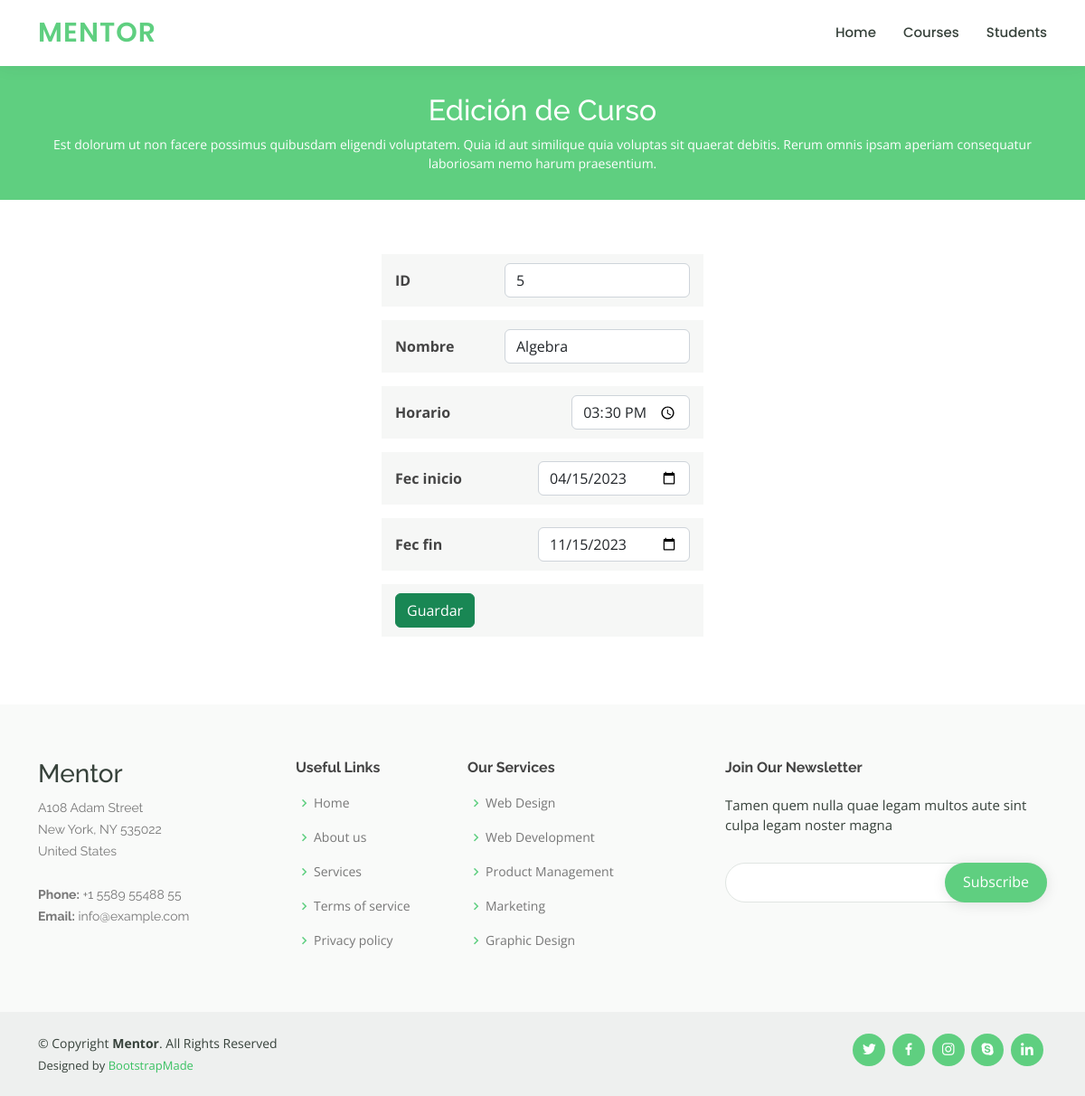
Page /courses/editCourse/5 on the committed database.
### curso/models.py (models this page shows, shortened)
class Course(models.Model):
    id = models.AutoField(primary_key=True)
    name = models.CharField(verbose_name='Nombre', max_length=50)
    schedule = models.TimeField(verbose_name='Horario')
    date_init = models.DateField(verbose_name='Fecha inicio')
    date_end = models.DateField(verbose_name='Fecha fin')
    created = models.DateTimeField(verbose_name='Creado', auto_now_add=True)
    updated = models.DateTimeField(verbose_name='Actualizado', auto_now_add=True)
    class Meta:
        verbose_name = 'Curso'
        verbose_name_plural = 'Cursos'

### curso/views.py (the view)
# urls.py: path("courses/editCourse/<int:id_course>", views.editCourse),
def editCourse(request, id_course):
    course = Course.objects.get(id=id_course)
    print(course.date_init)
    return render(request, 'course-details.html', {'course': course})

### curso/templates/course-details.html (shortened to what this page needs)
{% extends "base.html" %}
{% load static %}
{% block content %}
    <div class="breadcrumbs" data-aos="fade-in">
      <div class="container">
        <h2>Edición de Curso</h2>
        <p>Est dolorum ut non facere possimus quibusdam eligendi voluptatem. Quia id aut similique quia voluptas sit quaerat debitis. Rerum omnis ipsam aperiam consequatur laboriosam nemo harum praesentium. </p>
      </div>
    </div>
    <section id="course-details" class="course-details">
      <div class="container" data-aos="fade-up">
        <div class="row">
          <div class="col-lg-4 offset-md-4">
                <form action="/updateCourse/" method="post">
                  <div class="course-info d-flex justify-content-between align-items-center">
                    <label for="txtName"><strong>ID </strong></label>
                    <p><input type="text" name="txtId" id="txtId" value="{{ course.id }}" class="form-control" placeholder="Nombre" readonly></p>
                  </div>
                  <div class="course-info d-flex justify-content-between align-items-center">
                    <label for="txtName"><strong>Nombre</strong></label>
                    <p><input type="text" name="txtName" id="txtName" value="{{ course.name }}" class="form-control" placeholder="Nombre" maxlength="50"
                      required></p>
                  </div>
                  <div class="course-info d-flex justify-content-between align-items-center">
                    <label for="txtName"><strong>Horario</strong></label>
                    <p><input type="time" name="timeSchedule" id="timeSchedule" value="{{ course.schedule }}" class="form-control" placeholder="Horario" required></p>
                  </div>
                  <div class="course-info d-flex justify-content-between align-items-center">
                    <label for="txtName"><strong>Fec inicio</strong></label>
                    <p><input type="date" name="dateInit" id="dateInit" value="{{ course.date_init | date:'Y-m-d' }}" class="form-control" placeholder="Fecha inicio" required></p>
                  </div>
                  <div class="course-info d-flex justify-content-between align-items-center">
                    <label for="txtName"><strong>Fec fin</strong></label>
                    <p><input type="date" name="dateEnd" id="dateEnd" value="{{ course.date_end | date:'Y-m-d' }}" class="form-control" placeholder="Fecha fin" required></p>
                  </div>
                  <div class="course-info d-flex justify-content-between align-items-center">
                    <button type="submit" class="btn btn-success btn-block text-white">Guardar</button>
                  </div>
                </form>
          </div>
        </div>
      </div>
    </section>
{% endblock %}

### curso/static/assets/css/style.css (style rules this page uses)
body { font-family: "Open Sans", sans-serif; color: #444444; }
h1, h2, h3, h4, h5, h6 { font-family: "Raleway", sans-serif; }
section { padding: 60px 0; overflow: hidden; }
.breadcrumbs { margin-top: 73px; text-align: center; background: #5fcf80; padding: 30px 0; color: #fff; }
.breadcrumbs h2 { font-size: 32px; font-weight: 500; }
.breadcrumbs p { font-size: 14px; margin-bottom: 0; }
.course-details .course-info { background: #f6f7f6; padding: 10px 15px; margin-bottom: 15px; }
.course-details .course-info p { margin: 0; font-weight: 600; }

### rows in the picture
Course: txtId "5", txtName "Algebra", timeSchedule "15:30", dateInit "04/15/2023", dateEnd "11/15/2023"
